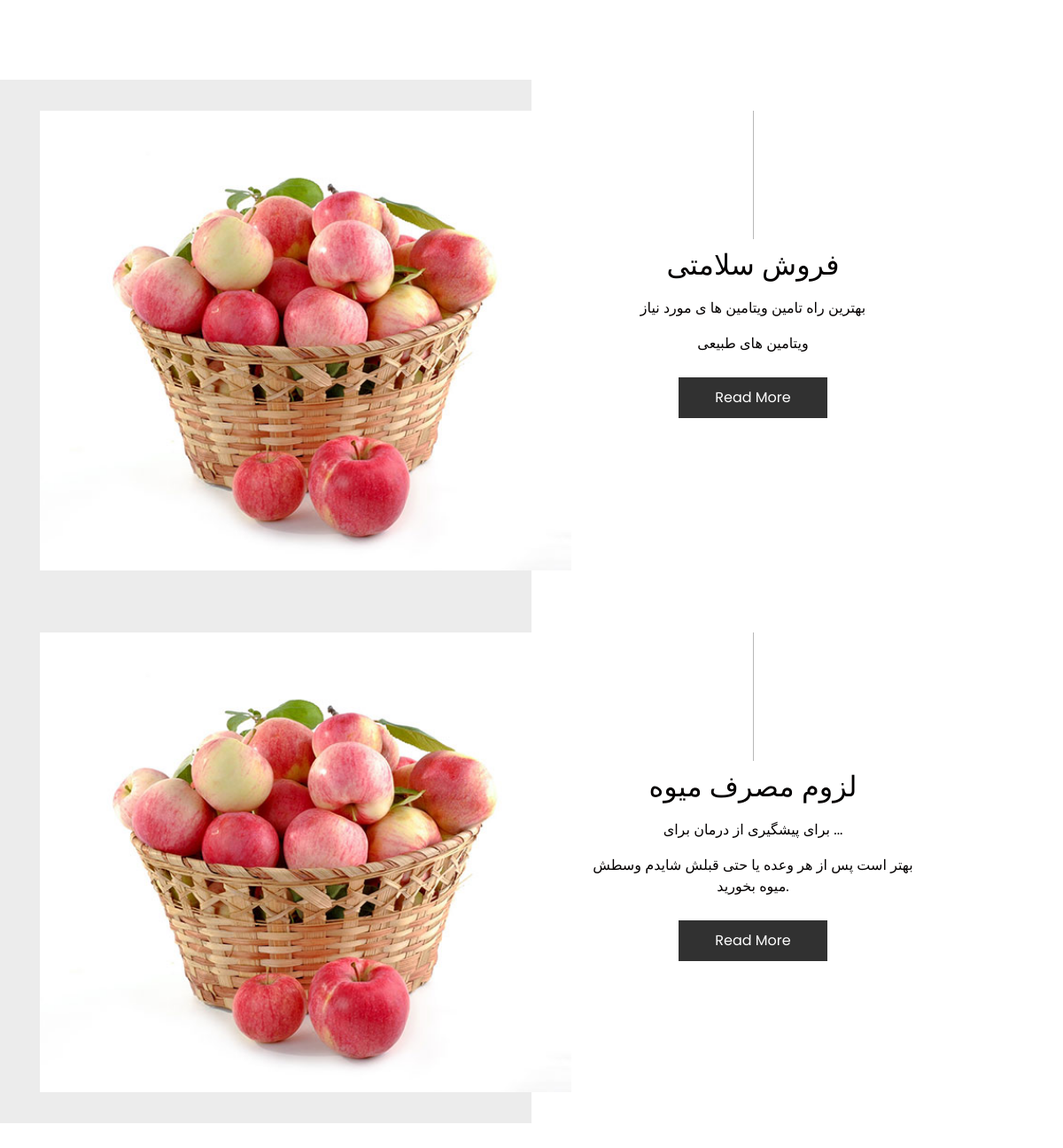
The page /about/one/ on the database its author committed.
### about_module/models.py (models this page shows)
class about(models.Model):
    title = models.CharField(max_length=300,verbose_name='موضوع')
    text1 =  models.TextField(verbose_name='متن اول')
    text2 =  models.TextField(verbose_name='متن دوم')
    about_image = models.ImageField(verbose_name='عکس درباره')

### about_module/views.py (the view)
# urls.py: path('one/'  , views.two.as_view()     , name = 'about_two'  ),
class two(TemplateView):
    template_name = 'about_module/about.html'
    def get_context_data(self, **kwargs) :
        context =  super().get_context_data(**kwargs)
        data = about.objects.all()
        context['abouts'] = data
        return context

### about_module/templates/about_module/about.html (shortened to what this page needs)
{%load static %} {%load render_partial %}
<!DOCTYPE html>
<html>
<head>
    <link rel="stylesheet" type="text/css" href="https://cdnjs.cloudflare.com/ajax/libs/OwlCarousel2/2.1.3/assets/owl.carousel.min.css" />
    <link rel="stylesheet" type="text/css" href="{%static 'css/bootstrap.css'  %}" />
    <link href="{%static 'css/style.css'  %}" rel="stylesheet" />
    <link href="{%static 'css/responsive.css'  %}" rel="stylesheet" />
</head>
<body class="sub_page">
    <section class="about_section layout_padding">
        {%for about in abouts%}
        <div class="container-fluid">
            <div class="row">
                <div class="col-md-6 px-0">
                    <div class="img-box">
                        <img src={{about.about_image.url}} alt="">
                    </div>
                </div>
                <div class="col-md-5">
                    <div class="detail-box">
                        <div class="heading_container">
                            <h2>
                                {{about.title}}
                            </h2>
                        </div>
                        <p> {{about.text1}} </p>
                        <p> {{about.text2}} </p>
                        <a href="">
              Read More
            </a>
                    </div>
                </div>
            </div>
        </div>
        {%endfor%}
    </section>
</body>
</html>

### static/css/style.css (style rules this page uses)
body { font-family: "Poppins", sans-serif; color: #040000; background-color: #ffffff; }
.layout_padding { padding: 90px 0; }
a, a:hover, a:focus { text-decoration: none; }
.about_section .img-box { padding: 35px 0; background-color: #ececec; }
.about_section .img-box img { width: 100%; -webkit-transform: translateX(45px); transform: translateX(45px); }
.about_section .detail-box { text-align: center; padding: 35px 45px; }
.about_section .detail-box .heading_container { display: -webkit-box; display: -ms-flexbox; display: flex; -webkit-box-orient: vertical; -webkit-box-direction: normal; -ms-flex-direction: column; flex-direction: column; -webkit-box-align: center; -ms-flex-align: center; align-items: center; }
.about_section .detail-box p { margin-top: 10px; }
.about_section .detail-box a { display: inline-block; padding: 10px 40px; background-color: #313131; border: 1px solid #313131; color: #ffffff; margin-top: 10px; }

### rows shown on the page
about: about_image (picture), title "فروش سلامتی", text1 "بهترین راه تامین ویتامین ها ی مورد نیاز", text2 "ویتامین های طبیعی"
about: about_image (picture), title "لزوم مصرف میوه", text1 "برای پیشگیری از درمان برای ...", text2 "بهتر است پس از هر وعده یا حتی قبلش شایدم وسطش میوه بخورید."
